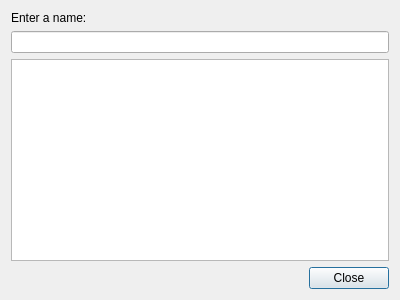
<?xml version="1.0" encoding="UTF-8"?>
<ui version="4.0">
 <class>Synonyms</class>
 <widget class="QDialog" name="Synonyms">
  <property name="geometry">
   <rect>
    <x>0</x>
    <y>0</y>
    <width>400</width>
    <height>300</height>
   </rect>
  </property>
  <property name="windowTitle">
   <string>Synonyms</string>
  </property>
  <property name="modal">
   <bool>true</bool>
  </property>
  <layout class="QGridLayout" name="layout_main">
   <item row="1" column="0">
    <widget class="QLineEdit" name="text_filter"/>
   </item>
   <item row="2" column="0">
    <widget class="QListWidget" name="list">
     <property name="contextMenuPolicy">
      <enum>Qt::ActionsContextMenu</enum>
     </property>
     <property name="editTriggers">
      <set>QAbstractItemView::NoEditTriggers</set>
     </property>
     <property name="showDropIndicator" stdset="0">
      <bool>false</bool>
     </property>
     <property name="alternatingRowColors">
      <bool>true</bool>
     </property>
     <property name="selectionMode">
      <enum>QAbstractItemView::ContiguousSelection</enum>
     </property>
     <property name="sortingEnabled">
      <bool>true</bool>
     </property>
    </widget>
   </item>
   <item row="0" column="0">
    <widget class="QLabel" name="label_filter">
     <property name="text">
      <string>Enter a name:</string>
     </property>
    </widget>
   </item>
   <item row="3" column="0">
    <widget class="QDialogButtonBox" name="buttonBox">
     <property name="standardButtons">
      <set>QDialogButtonBox::Close</set>
     </property>
    </widget>
   </item>
  </layout>
 </widget>
 <resources/>
 <connections/>
</ui>
